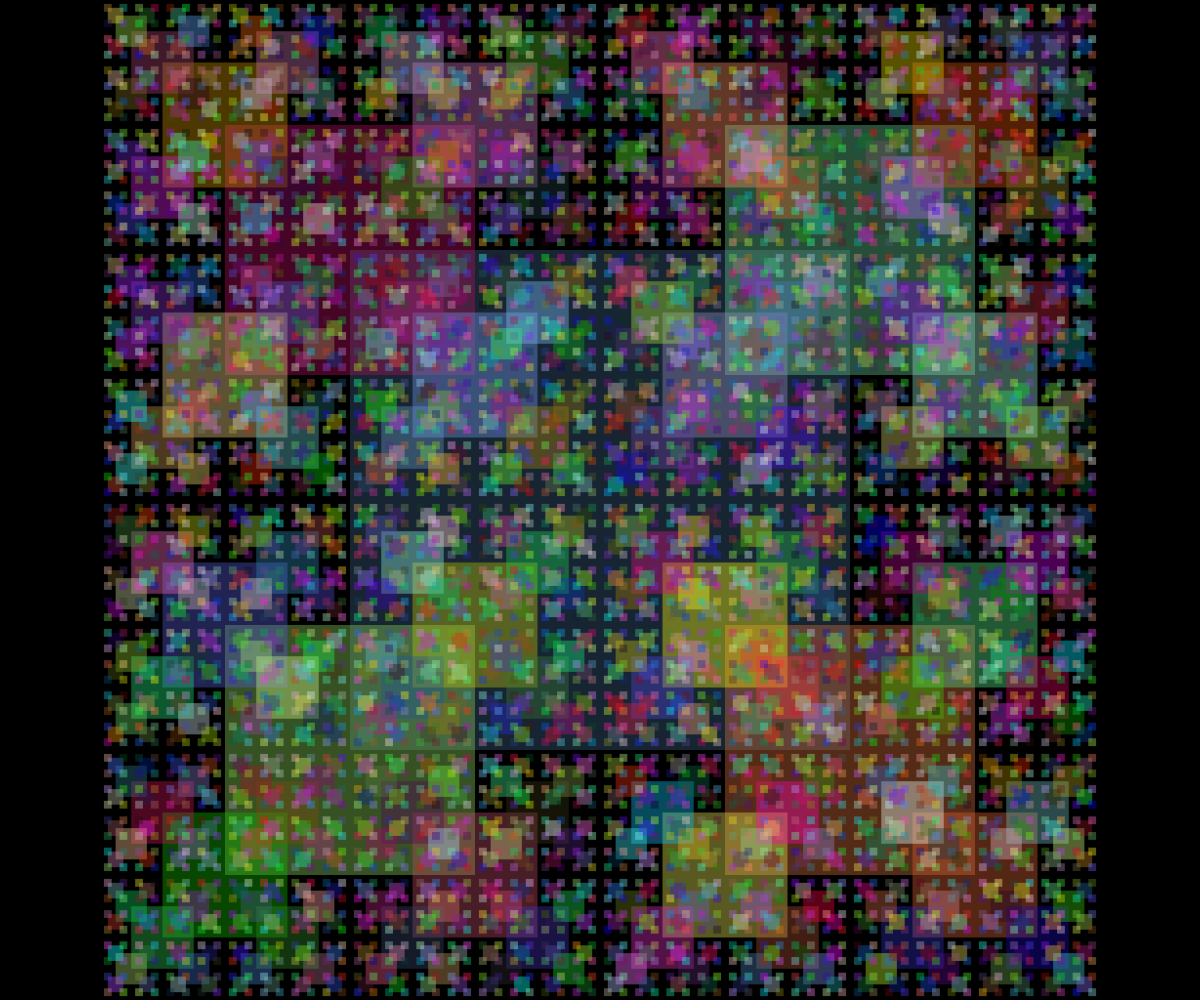
Frame 1 (no input)
Frame 60 (no input): identical to frame 1, image omitted
Frame 120 (the mouse pressed at the canvas centre since frame 60): identical to frame 1, image omitted

The p5.js sketch that drew this single still picture (run headless with seeded random() and noise() and a simulated clock; from frame 60 on, the mouse is pressed at the canvas centre):

// p5.js sketch
// ── sketch.js
// Square Fractal
// April 15


function setup() {
  createCanvas(windowWidth, windowHeight);
  rectMode(CENTER);
}

function draw() {
  background(0);
  randomSeed(1);
  squareFractal(width/2, height/2, height/2);
  
}

function squareFractal(x,y,sideL){
  fill(random(255),random(255), random(255),100);
  noStroke();
  square(x,y,sideL);

  if(sideL > 10){
    squareFractal(x-sideL/2, y - sideL/2, sideL/2);
    squareFractal(x-sideL/2, y + sideL/2, sideL/2);
    squareFractal(x+sideL/2, y - sideL/2, sideL/2);
    squareFractal(x+sideL/2, y + sideL/2, sideL/2);
  }
}
